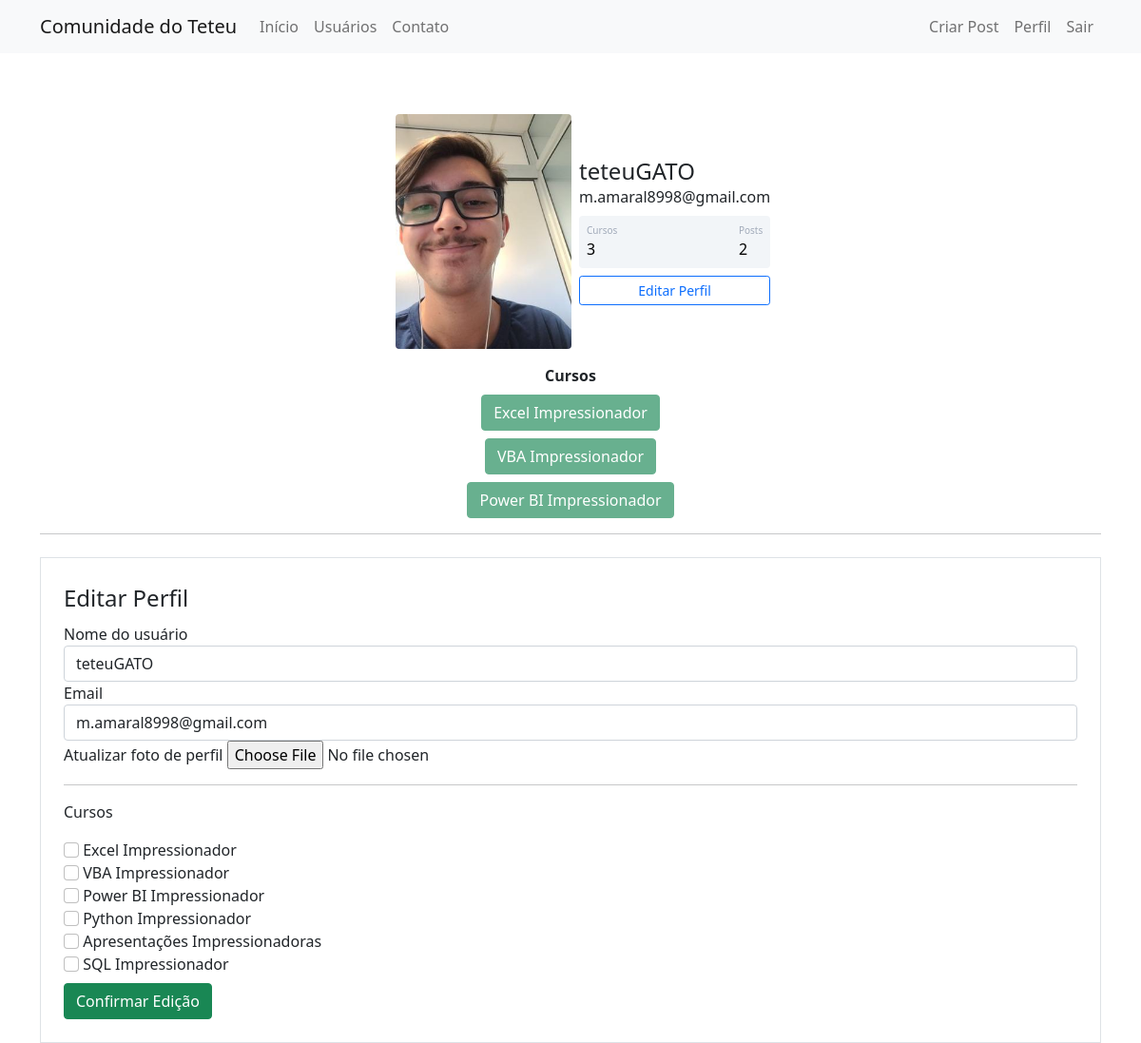
The page /perfil/editar (signed in) on the database its author committed.
### comunidadeteteu/models.py (models this page shows)
class Usuario(database.Model, UserMixin):
    id = database.Column(database.Integer, primary_key=True)
    username = database.Column(database.String, nullable=False)
    email = database.Column(database.String, nullable=False, unique=True)
    senha = database.Column(database.String, nullable=False)
    foto_perfil = database.Column(database.String, default='default.jpg')
    posts = database.relationship('Post', backref='autor', lazy=True)
    cursos = database.Column(database.String, nullable=False, default='Não Informado')
    def contar_posts(self):
        return len(self.posts)

### comunidadeteteu/routes.py (the view)
@app.route('/perfil/editar', methods=['GET', 'POST'])
@login_required
def editar_perfil():
    form = FormEditarPerfil()
    if form.validate_on_submit():
        current_user.email = form.email.data
        current_user.username = form.username.data
        if form.foto_perfil.data:
            nome_imagem = salvar_imagem(form.foto_perfil.data)
            current_user.foto_perfil = nome_imagem
        current_user.cursos = atualizar_cursos(form)
        database.session.commit()
        flash(f'Perfil atualizado com sucesso.', 'alert-success')
        return redirect(url_for('perfil'))
    elif request.method == 'GET':
        form.email.data = current_user.email
        form.username.data = current_user.username
    foto_perfil = url_for('static', filename='fotos_perfil/{}'.format(current_user.foto_perfil))
    return render_template('editarperfil.html', foto_perfil=foto_perfil, form=form)

### comunidadeteteu/forms.py (shortened to what this page needs)
class FormEditarPerfil(FlaskForm):
    email = StringField('Email', validators=[DataRequired(), Email()])
    username = StringField('Nome do usuário', validators=[DataRequired()])
    foto_perfil = FileField('Atualizar foto de perfil', validators=[FileAllowed(['jpg', 'png', 'jpeg'])])
    curso_excel = BooleanField('Excel Impressionador')
    curso_vba = BooleanField('VBA Impressionador')
    curso_powerbi = BooleanField('Power BI Impressionador')
    curso_python = BooleanField('Python Impressionador')
    curso_ppt = BooleanField('Apresentações Impressionadoras')
    curso_sql = BooleanField('SQL Impressionador')
    botao_submit_editar_perfil = SubmitField('Confirmar Edição')

### comunidadeteteu/models.py (called while the page is built)
@login_manager.user_loader
def load_usuario(id_usuario):
    return Usuario.query.get(int(id_usuario))

### comunidadeteteu/templates/editarperfil.html (shortened to what this page needs)
{% extends 'perfil.html' %}
{% block form_editar_perfil %}
<div class="container">
        <hr>
        <div class="row">
            <div class="col">
                <form method="post" action="" class="border p-4 mt-2" enctype="multipart/form-data">
                    <legend>Editar Perfil</legend>
                    <fieldset>
                        <div class="form-group">
                            {{ form.username.label(class="form-control-label") }}
                            {% if form.username.errors %}
                                {{ form.username(class="form-control is-invalid", placeholder="Username") }}
                            <div class="invalid-feedback">
                                {% for erro in form.username.errors %}
                                    {{ erro }}
                                {% endfor %}
                            </div>
                            {% else %}
                                {{ form.username(class="form-control", placeholder="Username") }}
                            {% endif %}
                        </div>
                        <div class="form-group">
                            {{ form.email.label(class="form-control-label") }}
                            {% if form.email.errors %}
                                {{ form.email(class="form-control is-invalid", placeholder="name@example.com") }}
                            <div class="invalid-feedback">
                                {% for erro in form.email.errors %}
                                    {{ erro }}
                                {% endfor %}
                            </div>
                            {% else %}
                                {{ form.email(class="form-control", placeholder="name@example.com") }}
                            {% endif %}
                        </div>
                        <div class="form-group">
                            {{ form.foto_perfil.label }}
                            {{ form.foto_perfil(class="form-control-file") }}
                        </div>
                        <hr>
                        <p>Cursos</p>
                        {% for campo in form %}
                            {% if 'curso_' in campo.name %}
                                <div class="form-group">
                                    {{ campo(class="form-check-input") }}
                                    {{ campo.label(class="form-check-label") }}
                                </div>
                            {% endif %}
                        {% endfor %}
                    </fieldset>
                    {{ form.botao_submit_editar_perfil(class="btn btn-success mt-2") }}
                </form>
            </div>
        </div>
    </div>
{% endblock %}

### comunidadeteteu/templates/perfil.html
{% extends 'base.html' %}
{% block body %}
    <div class="container mt-5 d-flex justify-content-center">
        <div class="card p-3">
            <div class="d-flex align-items-center">
                <div class="image pe-2"> <img src="{{ foto_perfil }}" class="rounded" width="185"> </div>
                <div class="ml-3 w-100">
                    <h4 class="mb-0 mt-0">{{ current_user.username }}</h4> <span>{{ current_user.email }}</span>
                    <div class="p-2 mt-2 bg-primary d-flex justify-content-between rounded text-white stats">
                        {% if 'Não Informado' in current_user.cursos or current_user.cursos == '' %}
                            <div class="d-flex flex-column"> <span class="articles">Cursos</span> <span class="number1">0</span> </div>
                        {% else %}
                            <div class="d-flex flex-column"> <span class="articles">Cursos</span> <span class="number1">{{ current_user.cursos.count(';') + 1 }}</span> </div>
                        {% endif %}
                        <div class="d-flex flex-column"> <span class="rating">Posts</span> <span class="number3">{{ current_user.contar_posts() }}</span> </div>
                    </div>
                    <div class="button mt-2 d-flex flex-row align-items-center">
                        <a class="w-100" href="{{ url_for('editar_perfil') }}">
                            <button class="btn btn-sm btn-outline-primary w-100">Editar Perfil</button>
                        </a>
                    </div>
                </div>
            </div>
        </div>
    </div>
<div class="row justify-content-center">
    <div class="col col-3" style="text-align: center">
        {% if current_user.cursos %}
            <strong>Cursos</strong><br>
            {% for curso in current_user.cursos.split(';') %}
                <button type="button" class="btn btn-success mt-2" disabled>{{ curso }}</button>
            {% endfor %}
        {% else %}
            <strong>Cursos</strong><br>
            <button type="button" class="btn btn-success mt-2" disabled>Não Informado</button>
        {% endif %}
    </div>
</div>
{% block form_editar_perfil %}
{% endblock %}
{% endblock %}

### comunidadeteteu/static/main.css (style rules this page uses)
.card { width: 400px; border: none; border-radius: 10px; background-color: #fff }
.stats { background: #f2f5f8 !important; color: #000 !important }
.articles { font-size: 10px; color: #a1aab9 }
.number1 { font-weight: 500 }
.rating { font-size: 10px; color: #a1aab9 }
.number3 { font-weight: 500 }

### rows shown on the page
Usuario: username "teteuGATO", email "m.amaral8998@gmail.com", cursos "3"

### other values the page prints
{{ current_user.contar_posts() }} "2"
{{ curso }} "Excel Impressionador" "VBA Impressionador" "Power BI Impressionador"
{{ campo.label(class="form-check-label") }} "Excel Impressionador" "VBA Impressionador" "Power BI Impressionador" "Python Impressionador" "Apresentações Impressionadoras" "SQL Impressionador"
